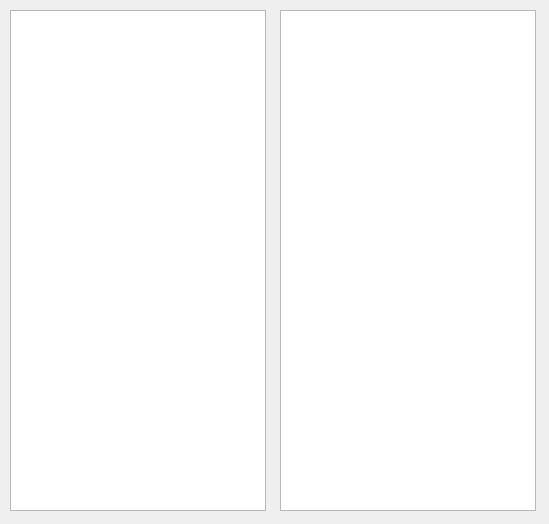
<?xml version="1.0" encoding="UTF-8"?>
<ui version="4.0">
 <class>MainWindowForm</class>
 <widget class="QDialog" name="MainWindowForm">
  <property name="geometry">
   <rect>
    <x>0</x>
    <y>0</y>
    <width>549</width>
    <height>524</height>
   </rect>
  </property>
  <property name="windowTitle">
   <string>Dialog</string>
  </property>
  <widget class="QListView" name="ui_listWidget1">
   <property name="geometry">
    <rect>
     <x>10</x>
     <y>10</y>
     <width>256</width>
     <height>501</height>
    </rect>
   </property>
  </widget>
  <widget class="QListView" name="ui_listWidget2">
   <property name="geometry">
    <rect>
     <x>280</x>
     <y>10</y>
     <width>256</width>
     <height>501</height>
    </rect>
   </property>
  </widget>
 </widget>
 <resources/>
 <connections/>
</ui>
